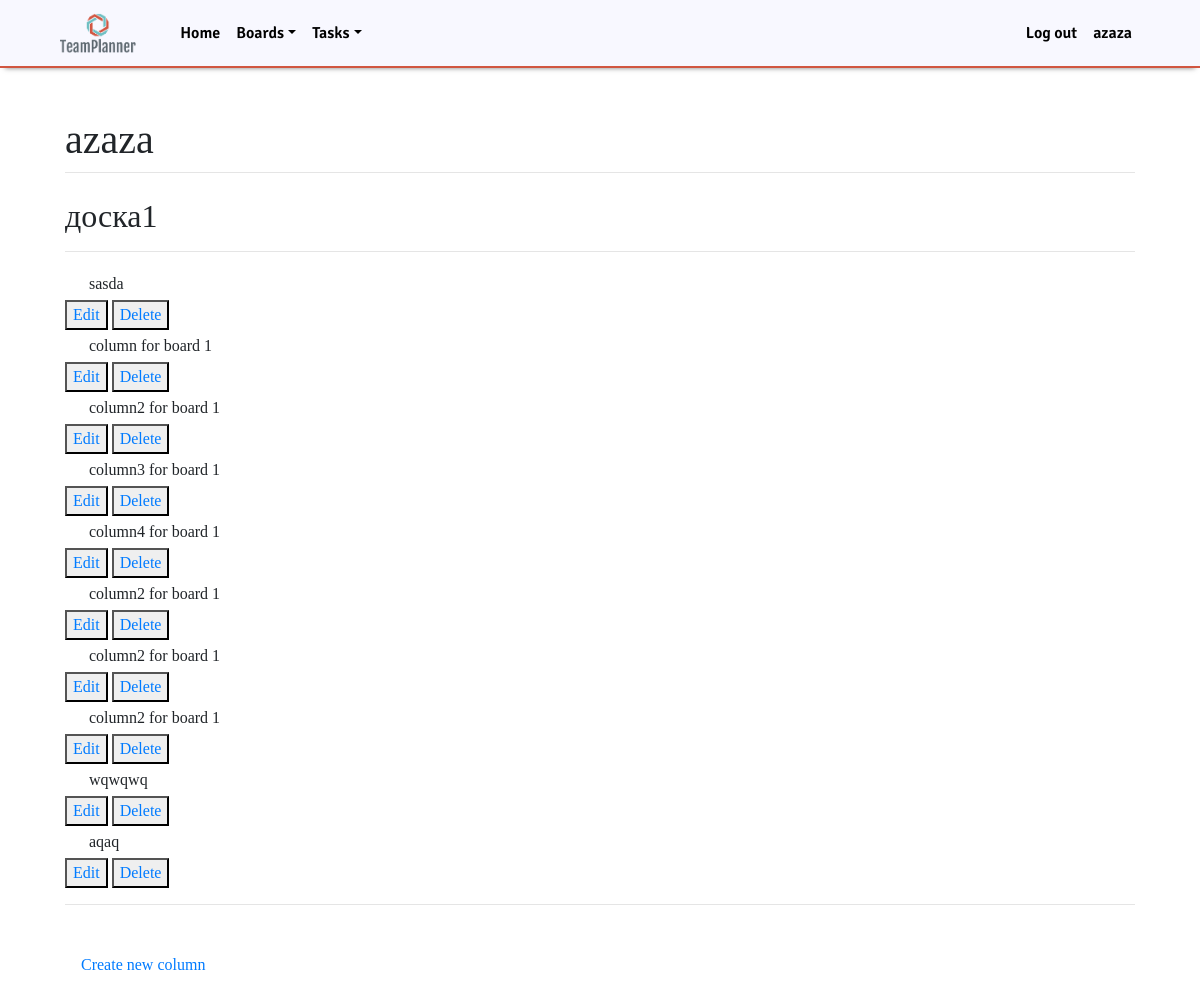
The app's page /boards/1/ (signed in) with its own data.
### mysite/apps/boards/models.py (models this page shows, shortened)
class Board(models.Model):
    user = models.ForeignKey(User, on_delete=models.CASCADE, related_name="board", null=True)
    board_title = models.CharField('Name of title', max_length=200)
    pub_date = models.DateTimeField("Date of publication")
    class Meta:
        verbose_name = 'Доска'
        verbose_name_plural = 'Доски'

### mysite/apps/columns/models.py (models this page shows, shortened)
class Column(models.Model):
    board = models.ForeignKey(Board, on_delete=models.CASCADE, related_name="column", null=True)
    column_title = models.CharField('Name of title', max_length=200)
    class Meta:
        verbose_name = 'Колонка'
        verbose_name_plural = 'Колонки'

### mysite/apps/boards/views.py (the view)
# urls.py: path('<int:board_id>/', views.detail, name='detail'),
def detail(request, board_id):
    if request.user.is_authenticated:
        a = Board.objects.get(id=board_id)
        if a in request.user.board.all():
            columns_list = Column.objects.filter(board=board_id)
            task_list = Task.objects.all()
            return render(request, 'boards/detail.html', {'board': a, 'columns_list': columns_list, 'task_list': task_list})
        else:
            return render(request, "account_pages/warning.html")
    else:
        return redirect("/login")

### mysite/templates/boards/detail.html (shortened to what this page needs)
{% extends "../account_pages/base.html" %}
{% block content %}
    <h2>{{board.board_title}}</h2>
    <hr>
    {% for column in board.column.all %}
        <a class="dropdown-item" href="column/{{column.id}}">{{column.column_title}}</a>
        <button><a href="  ">Edit</a></button>
        <button><a href="  ">Delete</a></button>
    {% endfor %}
    <hr>
    <br>
        <a class="nav-link" href="/create_column/{{board.id}}">Create new column</a>
{% endblock %}

### mysite/templates/account_pages/base.html (shortened to what this page needs)
<!DOCTYPE html>
<html lang="en">
	<head>
		<link rel="stylesheet" href="https://stackpath.bootstrapcdn.com/bootstrap/4.3.1/css/bootstrap.min.css">
		{% load static %}
		<link rel="stylesheet" type="text/css" href="{% static 'css/main.css' %}">
	</head>
	<body>
		<header>
			<nav class="navbar navbar-expand-sm" id="menuheader">
				<a class="navbar-brand" href="#">
					<img src="{% static 'img/logo.png' %}" alt="Logo" class="logo">
				</a>
				<div class="collapse navbar-collapse" id="navbarNav">
					<ul class="navbar-nav mr-auto">
						<li class="nav-item">
							<a class="nav-link" href="/">Home</a>
						</li>
						{% if user.is_authenticated %}
							<li class="nav-item dropdown">
							<a class="nav-link dropdown-toggle" href="#" id="navbarDropBoards" data-toggle="dropdown">Boards</a>
						</li>
						{% endif %}
							<li class="nav-item dropdown">
								<a class="nav-link dropdown-toggle" href="#" id="navbarDropTasks" data-toggle="dropdown">Tasks</a>
							</li>
					</ul>
					<ul class="navbar-nav">
						{% if user.is_authenticated %}
								<li class="nav-item">
									<a class="nav-link" href="/logout">Log out</a>
								</li>
								<li class="nav-item">
									<a class="nav-link" href="/">{{user.username}}</a>
								</li>
						{% endif %}
					</ul>
				</div>
			</nav>
		</header>
		<div class="container">
			<div id="content" name="content" class="main">
				{% if user.is_authenticated %}
					<h1 class="mt-2">{{user.username}}</h1>
					<hr class="mt-0 mb-4">
				{% endif %}
				{% block content %}{% endblock %}
			</div>
		</div>
	</body>
</html>

### mysite/static/css/main.css (style rules this page uses)
body { background-size: cover; background: url('../img/back.jpg') no-repeat fixed; font-family: Fira Sans; }
button { outline: none!important }
.logo { height: 40px; margin-right: 20px }
header { margin-bottom: 20px; }
#content { background: white; border-radius: 5px; padding: 20px; }
#menuheader { font-family: Signika; padding-left: 60px; padding-right: 60px; border-bottom: 2px solid #D15641; box-shadow: 0 5px 5px -5px rgba(0, 0, 0, .5); opacity: 0.9; background: ghostwhite; }
#menuheader .nav-link { color: black }

### records on screen
Board: board_title "доска1"
Column: column_title "sasda"
Column: column_title "column for board 1"
Column: column_title "column2 for board 1"
Column: column_title "column3 for board 1"
Column: column_title "column4 for board 1"
Column: column_title "column2 for board 1"
Column: column_title "column2 for board 1"
Column: column_title "column2 for board 1"
Column: column_title "wqwqwq"
Column: column_title "aqaq"

### other values on screen
{{ user.username }} "azaza"
